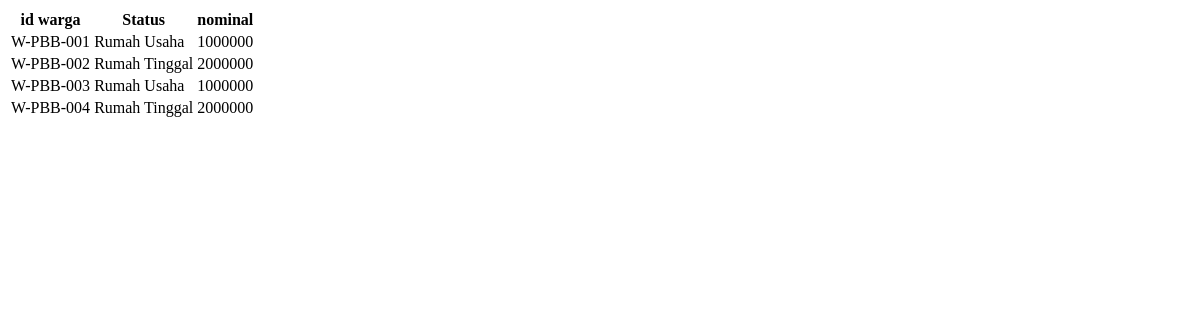
The page /index.php/admin/keuangan/liat on the database as committed earlier.
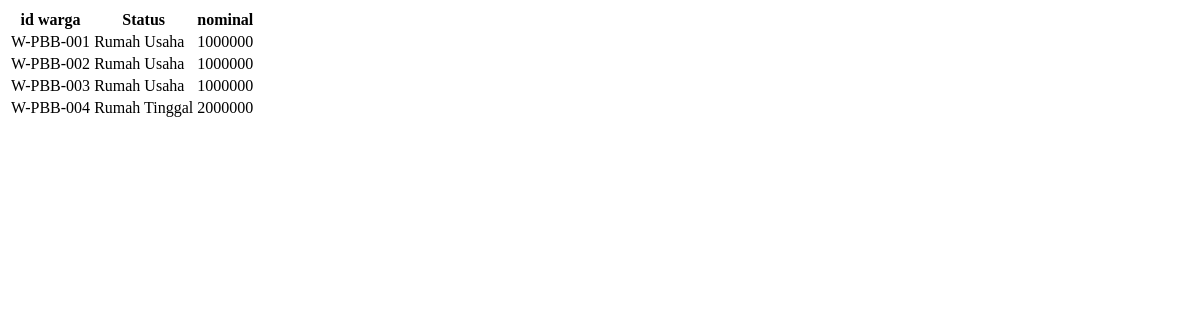
The same page on the database as committed later.
### tables this page shows
CREATE TABLE `warga` (
  `id_warga` varchar(10) NOT NULL,
  `no_rumah` varchar(5) NOT NULL,
  `no_kk` varchar(50) NOT NULL,
  `alamat` varchar(100) NOT NULL,
  `jumlah_keluarga` int(11) NOT NULL,
  `status_rumah` enum('Rumah Usaha','Rumah Tinggal','Rumah Kosong') NOT NULL,
  `rt` varchar(50) NOT NULL,
  `rw` varchar(50) NOT NULL,
  `file_kk` varchar(150) NOT NULL
);

### application/controllers/admin/Keuangan.php (called while the page is built, shortened)
<?php
class Keuangan extends CI_Controller
{
	public function __construct()
	{
		$this->load->helper('tgl_indo');
		$this->load->model('admin/WargaModelIuran', 'WargaModel');
		$this->load->model('admin/AspirasiModel', 'AspirasiModel');
		$this->load->model('admin/IuranModel', 'IuranModel');
		$this->load->model('admin/KeuanganModel', 'KeuanganModel');
	}
	public function liat()
	{
		$warga['iuran'] = $this->WargaModel->getrumah();
		$this->load->view('admin/pages/keuangan/coba', $warga);
	}
}

### index.php (called while the page is built, shortened)
<?php
require_once BASEPATH.'core/CodeIgniter.php';

### application/models/admin/WargaModelIuran.php (called while the page is built, shortened)
<?php defined('BASEPATH') or exit('No direct script access allowed');
class WargaModelIuran extends CI_Model
{
	public function getrumah()
	{
		return $this->db->get('warga')->result();
	}
}

### application/views/admin/pages/keuangan/coba.php (the view, shortened to what this page needs)
<!DOCTYPE html>
<html>
<body>
	<table>
		<thead>
			<tr>
				<th>id warga</th>
				<th>Status</th>
				<th>nominal</th>
			</tr>
		</thead>
		<tbody>
			<?php
			foreach ($iuran as $warga) : ?>
				<tr>
					<td><?php echo $warga->id_warga; ?></td>
					<td><?php echo $warga->status_rumah; ?></td>
					<?php $stat =  $warga->status_rumah;
					$nominal = 0;
					if ($stat == 'Rumah Usaha') {
						$nominal = 1000000;
					}
					if ($stat == 'Rumah Tinggal') {
						$nominal = 2000000;
					}
					if ($stat == 'Rumah Tinggal') {
						$nominal = 2000000;
					}
					?>
					<td><?php echo $nominal; ?></td>
				</tr>
			<?php endforeach; ?>
	</table>
</body>
</html>

Rows that differ between the two databases and show on the page:
changed warga "W-PBB-002": status_rumah "Rumah Tinggal" → "Rumah Usaha"; status_rumah "2000000" → "1000000"
